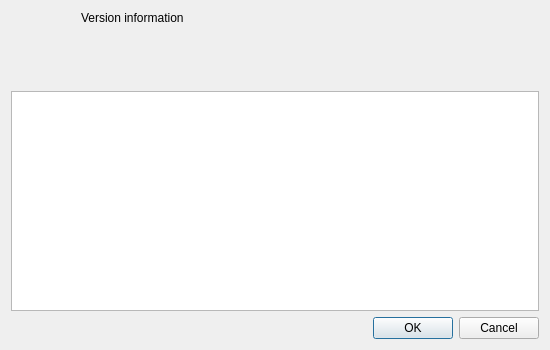
<?xml version="1.0" encoding="UTF-8"?>
<ui version="4.0">
 <class>UpdateDialog</class>
 <widget class="QDialog" name="UpdateDialog">
  <property name="geometry">
   <rect>
    <x>0</x>
    <y>0</y>
    <width>550</width>
    <height>350</height>
   </rect>
  </property>
  <property name="windowTitle">
   <string notr="true"/>
  </property>
  <layout class="QVBoxLayout" name="dialogLayout">
   <item>
    <layout class="QHBoxLayout" name="horizontalLayout">
     <property name="bottomMargin">
      <number>10</number>
     </property>
     <item>
      <widget class="QLabel" name="label">
       <property name="minimumSize">
        <size>
         <width>64</width>
         <height>64</height>
        </size>
       </property>
       <property name="maximumSize">
        <size>
         <width>64</width>
         <height>64</height>
        </size>
       </property>
       <property name="text">
        <string/>
       </property>
       <property name="pixmap">
        <pixmap resource="../../resources.qrc">:/res/logo/dabstar.png</pixmap>
       </property>
       <property name="scaledContents">
        <bool>true</bool>
       </property>
      </widget>
     </item>
     <item>
      <layout class="QVBoxLayout" name="verticalLayout">
       <item>
        <widget class="QLabel" name="versionLabel">
         <property name="text">
          <string notr="true">Version information</string>
         </property>
         <property name="alignment">
          <set>Qt::AlignmentFlag::AlignLeading|Qt::AlignmentFlag::AlignLeft|Qt::AlignmentFlag::AlignTop</set>
         </property>
        </widget>
       </item>
      </layout>
     </item>
    </layout>
   </item>
   <item>
    <widget class="QTextBrowser" name="releaseNotes"/>
   </item>
   <item>
    <widget class="QDialogButtonBox" name="buttonBox">
     <property name="orientation">
      <enum>Qt::Orientation::Horizontal</enum>
     </property>
     <property name="standardButtons">
      <set>QDialogButtonBox::StandardButton::Cancel|QDialogButtonBox::StandardButton::Ok</set>
     </property>
    </widget>
   </item>
  </layout>
 </widget>
 <resources>
  <include location="../../resources.qrc"/>
 </resources>
 <connections>
  <connection>
   <sender>buttonBox</sender>
   <signal>accepted()</signal>
   <receiver>UpdateDialog</receiver>
   <slot>accept()</slot>
   <hints>
    <hint type="sourcelabel">
     <x>248</x>
     <y>254</y>
    </hint>
    <hint type="destinationlabel">
     <x>157</x>
     <y>274</y>
    </hint>
   </hints>
  </connection>
  <connection>
   <sender>buttonBox</sender>
   <signal>rejected()</signal>
   <receiver>UpdateDialog</receiver>
   <slot>reject()</slot>
   <hints>
    <hint type="sourcelabel">
     <x>316</x>
     <y>260</y>
    </hint>
    <hint type="destinationlabel">
     <x>286</x>
     <y>274</y>
    </hint>
   </hints>
  </connection>
 </connections>
</ui>
